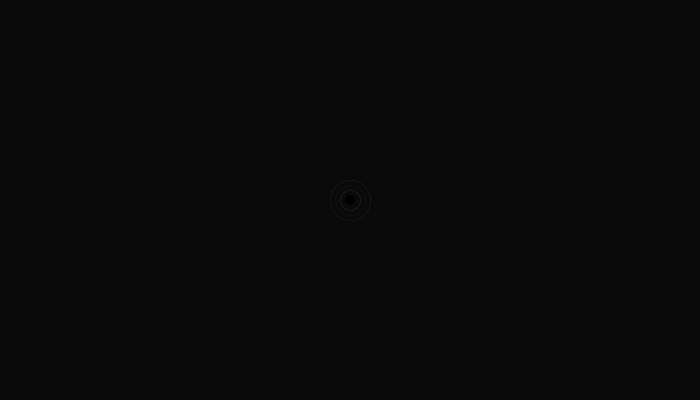
Frame 1 (no input)
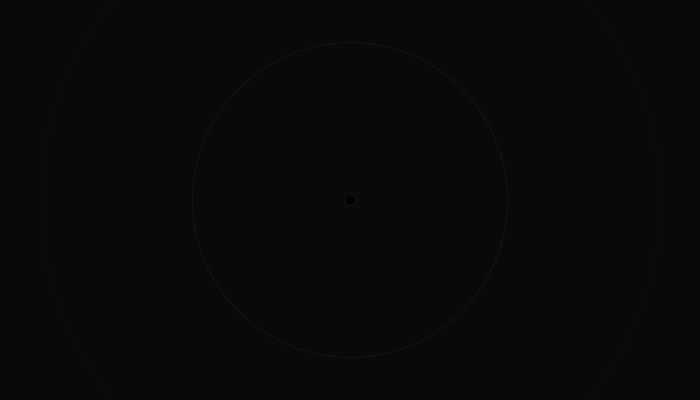
Frame 60 (the mouse pressed at the canvas centre just before this capture)
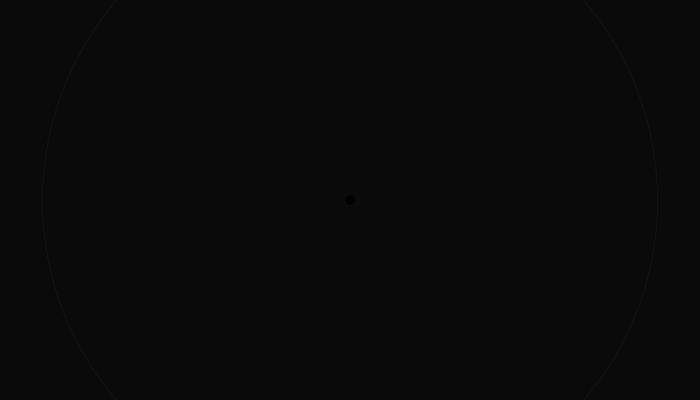
Frame 120 (the mouse held since frame 60 and released just before this capture)

The Processing sketch that drew these frames (run headless with seeded random() and noise(); from frame 60 on, the mouse is pressed at the canvas centre):

// Processing sketch: processing_41600
// ── processing_41600.pde


float x = 25;
float y = 25;
float x2 = 20;
float y2 = 20;
float x3 = 15;
float y3 = 15;
float sw = 0.5;
 
void setup(){
  size(700,400);
  noStroke();
  smooth();
}
 
void draw(){
  background(10);
  frameRate(100);
   
  fill(0);
  ellipseMode(CENTER);
  ellipse(350,200, 10, 10); // center circle
   
  //
  noFill();
  strokeWeight(sw);
   
  // increasing variables
  x += 15;
  y += 15;
  x2 += 10;
  y2 += 10;
  x3 += 5;
  y3 += 5;
 
   
  //
  stroke(40, random(0,255));
  ellipse(350,200,x, y);
   
  stroke(40, random(0,255));
  ellipse(350,200, x2, y2);
   
  stroke(40, random(0,255));
  ellipse(350,200, x3, y3);
}
 
void mouseClicked(){
  x = 0;
  y = 0;
  x2 = 0;
  y2 = 0;
  x3 = 0;
  y3 = 0;
   
  sw += 1;
  


}
